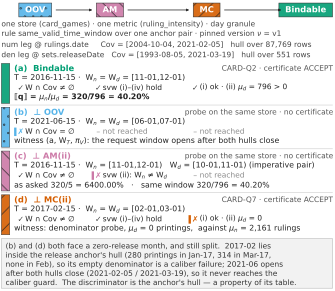

The script that saved this image:
"""F-A -- the coverage partition on four sibling requests, worked out cell by cell.

PILOT2 MIGRATION.  The four-cell walk moved from the enterprise rma store to the
public card_games store (author ruling: figures carry public data only), and the
four cells are now siblings in the strictest sense: ONE metric
(ruling_intensity), ONE binding (same_valid_time_window over the rulings.date /
sets.releaseDate anchor pair), ONE registered version (v1), one day granule --
only the request's window coordinates move.  Each row prints the request, the
outcome of every guard in the frozen order with the quantity that decided it,
then the value or the refusal class with its witness.

WHY ROWS AND NOT A 2x2 GRID -- unchanged from the enterprise version: the four
cases are the four exit points of a CHAIN, and the three guard columns line up
across the rows so the partition is legible as a shape (each row carries exactly
one cross, or none and falls through).

THE POINT OF THE PAIRING.  Rows (b) and (d) both face a month with ZERO set
releases, and they land in different classes.  The discriminator is whether the
request window lands inside the ANCHOR's coverage hull -- a property of the
anchor's table, never of the request: 2017-02 sits inside the release anchor's
hull (280 printings in Jan-17, 314 in Mar-17, none in Feb), so its empty
denominator is a caliber failure the probe must witness; 2021-06 opens after
BOTH hulls close (rulings end 2021-02-05, releases 2021-03-19), so it never
reaches the caliber guard at all.

HONEST LABELLING OF THE UNCERTIFIED ROWS.  (a) and (d) are frozen suite
questions (CARD-Q2 / CARD-Q7) and carry verifier-accepted certificates, named
on the row.  (b) and (c) are NOT suite questions: the suite's certified OOV and
AM(ii) instances live in other clusters (FIN-Q6, F1-Q6, DEB-Q6, EF2-Q5; FIN-Q8,
W1-Q5), and importing one would change the store and destroy the comparison.
Both are read-only probes on the same warehouse and say so on their face.

COLOUR SEMANTICS (unchanged, style.py): SKY for OOV, PURPLE for AM, VERMILION
for MC, GREEN for the bindable case.  Every state carries a redundant
non-colour encoding (column position, hatch, glyph, filled marker).  No type
below 5.4 pt.

DATA.  100% recomputed, nothing retyped: extract_p2.py queries the card_games
warehouse for every mass and both coverage hulls, walks the guard chain itself,
and asserts the walk's classification against the frozen gold labels AND the
anchors, windows, decision and witness of the frozen certificates.

Run:  python3 extract_p2.py && python3 figA_partition.py
"""

import json
import os
import matplotlib as mpl
import matplotlib.pyplot as plt
from matplotlib.patches import Rectangle
import style as S

S.apply()
HERE = os.path.dirname(os.path.abspath(__file__))
P = json.load(open(os.path.join(HERE, "fig_data_pilot2.json")))["partition"]
C = {c["tag"]: c for c in P["cells"]}
COV = P["coverage"]
BND = P["boundary"]

KLASS = {
    "Bindable": (S.GREEN, "", "Bindable"),
    "OOV": (S.SKY, "..", u"⊥ OOV"),
    "AM": (S.PURPLE, "\\\\", u"⊥ AM(ii)"),
    "MC": (S.VERMILION, "//", u"⊥ MC(ii)"),
}

PT = 1 / 72.0
W = S.COL_W / PT                       # exactly \columnwidth, in points
PAD = 1.0
STRIP = 6.0                            # width of the class colour strip
X0 = PAD + STRIP + 3.2                 # left edge of all row text
XG = [X0 + 3.4, X0 + 59.4, X0 + 129.4]
H_CHAIN, H_CTX, LINE = 12.4, 7.4, 6.95
H_ROW = 4 * LINE + 3.8
H_BAND, BLINE = 37.4, 6.6
N_CTX = 4
H = PAD + H_CHAIN + N_CTX * H_CTX + 4 * H_ROW + H_BAND + PAD + 1.5

FS_BODY, FS_SMALL, FS_HEAD = 5.6, 5.4, 6.0  # W14 font raise DEFERRED to camera-ready:
# the width assertions below prove >=6.5pt cannot fit this fixed-\columnwidth
# canvas (case (c) request line 258pt > TEXTW at 6.7pt); needs a layout pass.
TEXTW = W - PAD - X0

fig = plt.figure(figsize=(W * PT, H * PT))
fig.set_constrained_layout(False)
ax = fig.add_axes([0, 0, 1, 1])
ax.set_xlim(0, W)
ax.set_ylim(H, 0)
ax.set_axis_off()
REN = None


def txt(x, y, s, fs=FS_BODY, ha="left", **kw):
    return ax.text(x, y, s, fontsize=fs, ha=ha, va="center",
                   color=kw.pop("color", S.INK), clip_on=False, **kw)


def width_pt(s, fs, **kw):
    global REN
    t = fig.text(0, 0, s, fontsize=fs, **kw)
    if REN is None:
        fig.canvas.draw()
        REN = fig.canvas.get_renderer()
    w = t.get_window_extent(renderer=REN).width / fig.dpi / PT
    t.remove()
    return w


# ==================================== the guard chain: order, header and legend ===
y = PAD
chain = list(zip(P["guard_chain"], XG))
CHAIN_LAB = {"OOV": "OOV", "AM": "AM", "MC": "MC"}
for i, (k, xg) in enumerate(chain):
    col, hat, _ = KLASS[k]
    bw = width_pt(CHAIN_LAB[k], FS_HEAD, fontweight="bold") + 9.0
    ax.add_patch(Rectangle((xg, y + 1.2), bw, H_CHAIN - 2.4, facecolor=col,
                           edgecolor=S.INK, lw=0.4, hatch=hat, alpha=0.9,
                           clip_on=False, zorder=2))
    txt(xg + bw / 2, y + H_CHAIN / 2, CHAIN_LAB[k], fs=FS_HEAD, ha="center",
        color="white", fontweight="bold", zorder=3)
    nxt = chain[i + 1][1] if i + 1 < len(chain) else W - PAD - 34.0
    ax.annotate("", xy=(nxt - 1.0, y + H_CHAIN / 2), xytext=(xg + bw + 1.2, y + H_CHAIN / 2),
                arrowprops=dict(arrowstyle="-|>", lw=0.5, color=S.INK,
                                mutation_scale=3.6), annotation_clip=False)
bw = width_pt("Bindable", FS_HEAD, fontweight="bold") + 9.0
ax.add_patch(Rectangle((W - PAD - bw, y + 1.2), bw, H_CHAIN - 2.4,
                       facecolor=S.GREEN, edgecolor=S.INK, lw=0.4, alpha=0.9,
                       clip_on=False, zorder=2))
txt(W - PAD - bw / 2, y + H_CHAIN / 2, "Bindable", fs=FS_HEAD, ha="center",
    color="white", fontweight="bold", zorder=3)

# ------------------------------------------------ the context every row shares ---
y += H_CHAIN + 0.6
a_n, a_d = COV["num"], COV["den"]
ctx1 = (u"one store (%s) · one metric (%s) · %s granule"
        % (P["domain"], P["metric"], a_n["granule"]))
ctx2 = (r"rule %s over one anchor pair · pinned version $\nu$ = %s"
        % (P["rule"], P["version"]))
cov = (u"num leg @ %s.%s     Cov = [%s, %s]   %s over %s rows"
       % (a_n["object"], a_n["column"], a_n["lo"], a_n["hi"],
          a_n["mode"], format(a_n["n_rows"], ",")))
cov2 = (u"den leg @ %s.%s   Cov = [%s, %s]   %s over %d rows"
        % (a_d["object"], a_d["column"], a_d["lo"], a_d["hi"],
           a_d["mode"], a_d["n_rows"]))
CTX_LINES = (ctx1, ctx2, cov, cov2)
for k, line in enumerate(CTX_LINES):
    txt(PAD, y + H_CTX * (k + 0.5), line, fs=FS_SMALL, color="#444444")
y += N_CTX * H_CTX + 1.0


# ============================================================== the four requests ===
def short(w):
    return "[%s,%s)" % (w["lo"][5:], w["hi_excl"][5:])


def row_content(tag):
    """(request line, three guard tokens, outcome line)."""
    c = C[tag]
    wn, wd = c["w_num"], c["w_den"]
    req = (u"T = %s-15 ·  W$_n$ = W$_d$ = %s" % (c["as_of"], short(wn))
           if wn == wd else
           u"T = %s-15 ·  W$_n$ = %s   W$_d$ = %s (imperative pair)"
           % (c["as_of"], short(wn), short(wd)))
    if c["cls"] == "OOV":
        g = [(u"✗", u"W ∩ Cov = ∅", "fired"),
             (u"–", u"not reached", "skip"), (u"–", u"not reached", "skip")]
        out = (r"witness (a, W$_T$, $\pi_V$): the request window opens after "
               u"both hulls close")
    elif c["cls"] == "AM":
        g = [(u"✓", u"W ∩ Cov ≠ ∅", "ok"),
             (u"✗", u"svw (ii): W$_n$ ≠ W$_d$", "fired"),
             (u"–", u"not reached", "skip")]
        out = (u"as asked %d/%d = %.2f%%   ·   same window %d/%d = %.2f%%"
               % (c["num_mass"], c["den_mass"], 100 * c["asked_value"],
                  c["num_mass"], c["same_window_den"],
                  100 * c["same_window_value"]))
    elif c["cls"] == "MC":
        g = [(u"✓", u"W ∩ Cov ≠ ∅", "ok"), (u"✓", u"svw (i)–(iv) hold", "ok"),
             (u"✗", r"(i) ok · (ii) $\mu_d$ = 0", "fired")]
        out = (r"witness: denominator probe, $\mu_d$ = 0 printings,  against "
               r"$\mu_n$ = %s rulings" % format(c["num_mass"], ","))
    else:
        g = [(u"✓", u"W ∩ Cov ≠ ∅", "ok"), (u"✓", u"svw (i)–(iv) hold", "ok"),
             (u"✓", r"(i) ok · (ii) $\mu_d$ = %d > 0" % c["den_mass"], "ok")]
        out = (r"⟦q⟧ = $\mu_n$/$\mu_d$ = %d/%d = %.2f%%"
               % (c["num_mass"], c["den_mass"], 100 * c["value"]))
    return req, g, out


GCOL = {"ok": "#3A3A3A", "skip": "#8A8A8A"}  # W14: skip grey darkened from S.FAINT

for i, tag in enumerate(["a", "b", "c", "d"]):
    c = C[tag]
    col, hat, cname = KLASS[c["cls"]]
    ry = y + i * H_ROW
    if i:
        ax.plot([PAD, W - PAD], [ry - 0.4, ry - 0.4], color=S.FAINT, lw=0.35,
                clip_on=False, zorder=1)
    ax.add_patch(Rectangle((PAD, ry + 1.2), STRIP, H_ROW - 2.8, facecolor=col,
                           edgecolor=S.INK, lw=0.35, hatch=hat, alpha=0.9,
                           clip_on=False, zorder=2))
    req, guards, out = row_content(tag)
    ty = ry + 1.2 + LINE * 0.55
    # line 1 -- the case, its class, and where it comes from
    txt(X0, ty, u"(%s)  %s" % (tag, cname), fs=FS_HEAD, fontweight="bold", color=col)
    prov = ("%s · certificate ACCEPT" % c["qid"]) if c["cert"] \
        else "probe on the same store · no certificate"
    txt(W - PAD, ty, prov, fs=FS_SMALL, ha="right", color="#555555")
    # line 2 -- the request itself
    ty += LINE
    txt(X0, ty, req, fs=FS_BODY)
    # line 3 -- the guard walk, aligned to the chain printed at the top
    ty += LINE
    for (glyph, text, state), xg in zip(guards, XG):
        if state == "fired":
            ax.add_patch(Rectangle((xg - 3.4, ty - LINE * 0.44), 1.7, LINE * 0.88,
                                   facecolor=col, edgecolor="none", clip_on=False,
                                   zorder=3))
        txt(xg + 1.4, ty, glyph, fs=FS_BODY, ha="center",
            color=col if state == "fired" else GCOL[state],
            fontweight="bold" if state == "fired" else "normal")
        txt(xg + 4.6, ty, text, fs=FS_SMALL,
            color="#8A8A8A" if state == "skip" else S.INK)
    # line 4 -- the value, or the refusal with the quantity behind its witness
    ty += LINE
    txt(X0, ty, out, fs=FS_BODY, fontweight="bold" if c["cls"] == "Bindable" else "normal")

# ============================================ the boundary band, not decoration ===
y += 4 * H_ROW + 1.2
ax.add_patch(Rectangle((PAD, y), W - 2 * PAD, H_BAND - 1.6, facecolor="#F2F2F2",
                       edgecolor=S.FAINT, lw=0.45, clip_on=False, zorder=1))
BAND = [
    u"(b) and (d) both face a zero-release month, and still split.  2017-02 lies",
    u"inside the release anchor's hull (%d printings in Jan-17, %d in Mar-17,"
    % (BND["jan_printings"], BND["mar_printings"]),
    u"none in Feb), so its empty denominator is a caliber failure; %s opens"
    % BND["oov_as_of"],
    u"after both hulls close (%s / %s), so it never reaches the"
    % (BND["hull_num_hi"], BND["hull_den_hi"]),
    u"caliber guard.  The discriminator is the anchor's hull — a property of its table.",
]
for k, line in enumerate(BAND):
    txt(PAD + 3.0, y + 2.4 + BLINE * (k + 0.5), line, fs=FS_SMALL, color="#333333",
        zorder=3)

out_pdf = os.path.join(HERE, "figA_partition.pdf")
with mpl.rc_context({"savefig.bbox": None}):
    fig.savefig(out_pdf, metadata={"CreationDate": None})
print("wrote", out_pdf)

# ---- what the figure asserts, printed so the caption can be checked against it ---
assert len(P["cells"]) == 4 and len({c["cls"] for c in P["cells"]}) == 4
assert P["n_certified"] == 2, P["n_certified"]
GW = [XG[1] - XG[0] - 6.0, XG[2] - XG[1] - 6.0, W - PAD - XG[2] - 6.0]
for tag in "abcd":
    req, guards, outl = row_content(tag)
    assert width_pt(req, FS_BODY) < TEXTW, (tag, "req", width_pt(req, FS_BODY))
    assert width_pt(outl, FS_BODY) < TEXTW, (tag, "out", width_pt(outl, FS_BODY))
    for (_, t, _), room in zip(guards, GW):
        assert width_pt(t, FS_SMALL) < room, (tag, t, round(width_pt(t, FS_SMALL), 1),
                                              round(room, 1))
for s in CTX_LINES + tuple(BAND):
    assert width_pt(s, FS_SMALL) < W - 2 * PAD - 3.0, (s, round(width_pt(s, FS_SMALL), 1))
for tag in "abcd":                       # provenance must not collide with the class
    c = C[tag]
    prov = ("%s · certificate ACCEPT" % c["qid"]) if c["cert"] \
        else "probe on the same store · no certificate"
    used = width_pt(u"(%s)  %s" % (tag, KLASS[c["cls"]][2]), FS_HEAD, fontweight="bold") \
        + width_pt(prov, FS_SMALL)
    assert used < W - PAD - X0 - 6.0, (tag, round(used, 1))
for tag in "abcd":
    c = C[tag]
    print("  (%s) %-9s T=%s  mu=(%s,%s)  %s"
          % (tag, c["cls"], c["as_of"], c["num_mass"], c["den_mass"],
             c["qid"] or "PROBE (no certificate)"))
cA, cC, cD = C["a"], C["c"], C["d"]
print("  (a) value %.6f equals the frozen gold %.6f" % (cA["value"], cA["gold_value"]))
print("  (c) as asked %.2f%% vs same-window %.2f%% (imperative-pair inflation %.0fx)"
      % (100 * cC["asked_value"], 100 * cC["same_window_value"],
         cC["asked_value"] / cC["same_window_value"]))
print("  (d) witness %s -> mu_den = %s (mu_num = %s)"
      % (cD["witness_type"], cD["den_mass"], cD["num_mass"]))
print("  suite note: %s" % P["suite_note"])
print("  figure %.3f x %.3f in  (%.1f x %.1f pt)" % (W * PT, H * PT, W, H))
